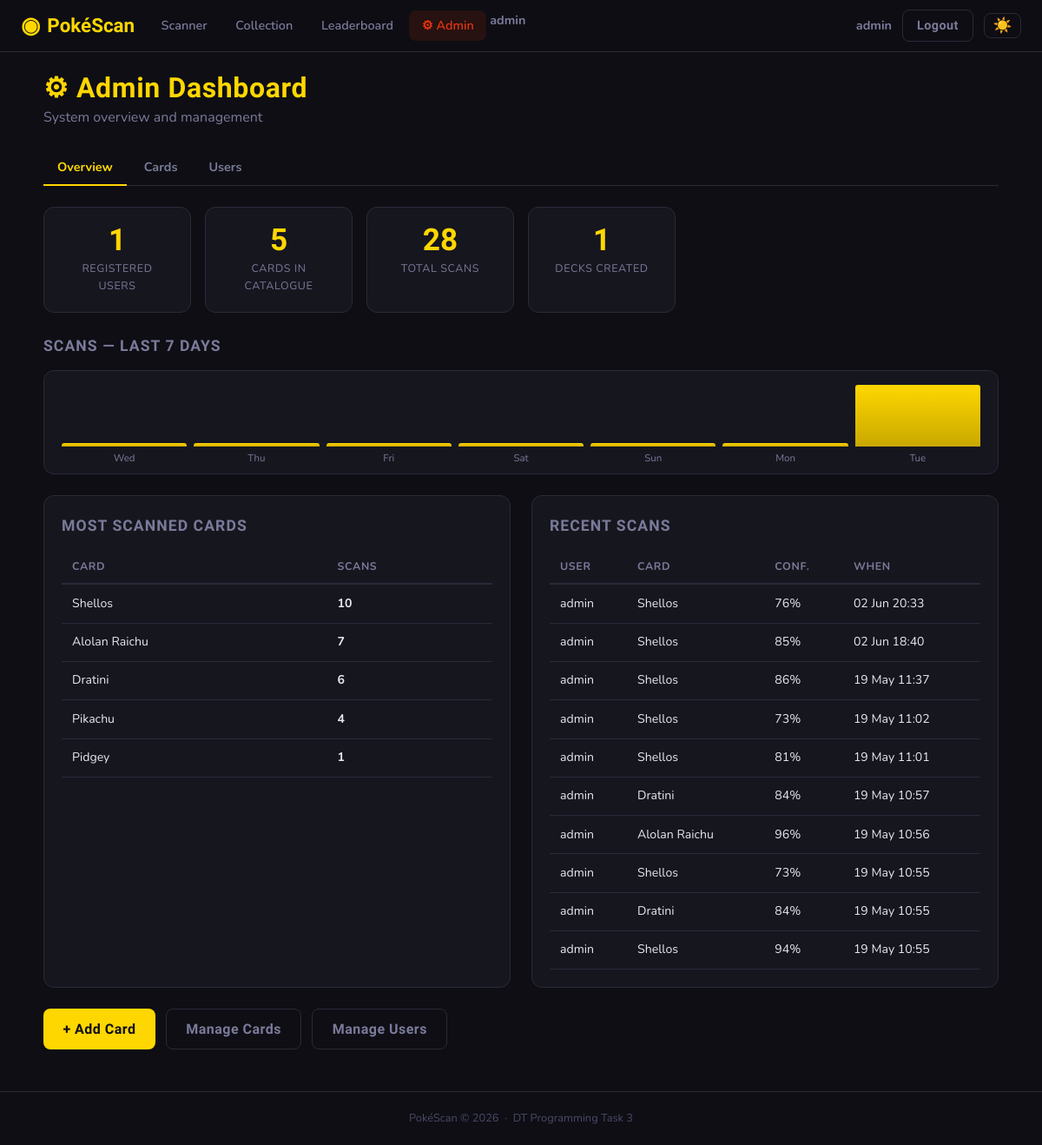
Page /admin/ (signed in) on the earlier database version.
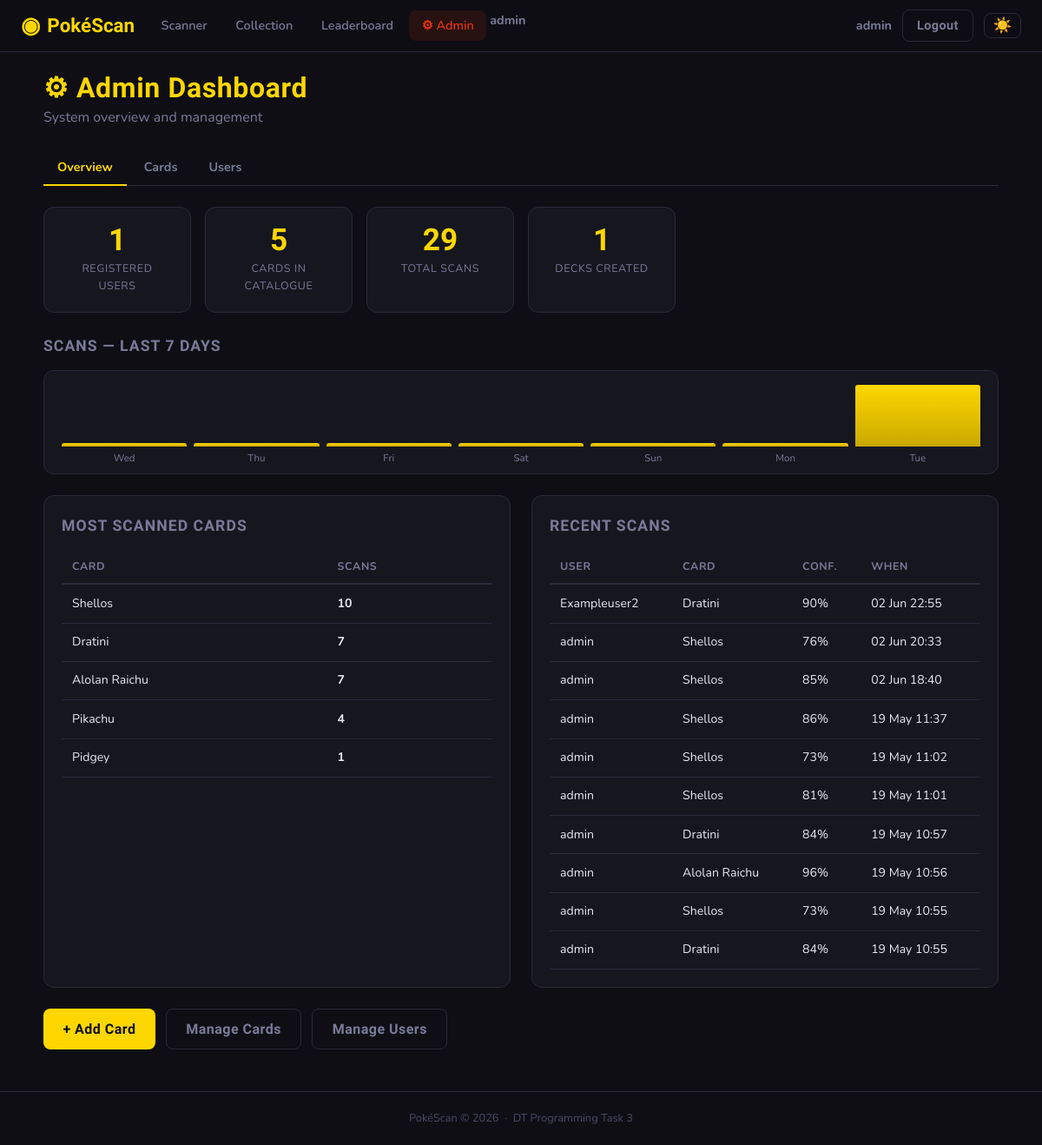
Same page on the later database version.
### app/models.py (models this page shows, shortened)
class User(UserMixin, db.Model):
    __tablename__ = 'users'
    id         = db.Column(db.Integer, primary_key=True)
    username   = db.Column(db.String(80), unique=True, nullable=False)
    email      = db.Column(db.String(120), unique=True, nullable=False)
    password   = db.Column(db.String(256), nullable=False)
    role       = db.Column(db.String(20), nullable=False, default='user')
    created_at = db.Column(db.DateTime, default=datetime.utcnow)
    scans       = db.relationship('Scan',         backref='user', lazy=True, cascade='all, delete-orphan')
    decks       = db.relationship('Deck',         backref='user', lazy=True, cascade='all, delete-orphan')
    wishlist    = db.relationship('WishlistItem', backref='user', lazy=True, cascade='all, delete-orphan')
    @property
    def is_admin(self):
        return self.role == 'admin'

class Card(db.Model):
    __tablename__ = 'cards'
    id              = db.Column(db.Integer, primary_key=True)
    name            = db.Column(db.String(100), nullable=False)
    set_name        = db.Column(db.String(100), nullable=False)
    set_number      = db.Column(db.String(20))
    rarity          = db.Column(db.String(50))          # e.g. "Rare Holo", "Common"
    card_type       = db.Column(db.String(50))          # e.g. "Pokemon", "Trainer", "Energy"
    hp              = db.Column(db.Integer)
    pokemon_type    = db.Column(db.String(50))          # e.g. "Fire", "Water"
    description     = db.Column(db.Text)
    image_url       = db.Column(db.String(500))         # URL to card image
    market_value    = db.Column(db.Float, default=0.0)  # AUD value
    roboflow_class  = db.Column(db.String(100), unique=True, nullable=False)  # Matches Roboflow label exactly
    added_at        = db.Column(db.DateTime, default=datetime.utcnow)
    scans      = db.relationship('Scan',         backref='card', lazy=True)
    deck_cards = db.relationship('DeckCard',     backref='card', lazy=True, cascade='all, delete-orphan')
    wishlist   = db.relationship('WishlistItem', backref='card', lazy=True, cascade='all, delete-orphan')

class Scan(db.Model):
    __tablename__ = 'scans'
    id          = db.Column(db.Integer, primary_key=True)
    user_id     = db.Column(db.Integer, db.ForeignKey('users.id'), nullable=False)
    card_id     = db.Column(db.Integer, db.ForeignKey('cards.id'), nullable=False)
    confidence  = db.Column(db.Float, nullable=False)
    scanned_at  = db.Column(db.DateTime, default=datetime.utcnow)

### app/admin/routes.py (the view)
@admin_bp.route('/')
@admin_required
def dashboard():
    total_users = User.query.filter_by(role='user').count()
    total_cards = Card.query.count()
    total_scans = Scan.query.count()
    total_decks = Deck.query.count()
    popular_cards = db.session.query(
        Card, db.func.count(Scan.id).label('scan_count')
    ).join(Scan).group_by(Card.id)\
     .order_by(db.text('scan_count DESC')).limit(5).all()
    recent_scans = Scan.query.order_by(Scan.scanned_at.desc()).limit(10).all()
    scan_history = []
    for i in range(6, -1, -1):
        day  = datetime.utcnow() - timedelta(days=i)
        day_start = day.replace(hour=0, minute=0, second=0, microsecond=0)
        day_end   = day_start + timedelta(days=1)
        count = Scan.query.filter(
            Scan.scanned_at >= day_start,
            Scan.scanned_at < day_end
        ).count()
        scan_history.append({'date': day.strftime('%a'), 'count': count})
    return render_template('admin/dashboard.html',
                           total_users=total_users,
                           total_cards=total_cards,
                           total_scans=total_scans,
                           total_decks=total_decks,
                           popular_cards=popular_cards,
                           recent_scans=recent_scans,
                           scan_history=scan_history,
                           to_aest=to_aest)

### app/admin/routes.py (called while the page is built)
def to_aest(dt):
    if dt is None:
        return dt
    return dt + timedelta(hours=10)

def admin_required(f):
    @wraps(f)
    def decorated(*args, **kwargs):
        if not current_user.is_authenticated or not current_user.is_admin:
            flash('Admin access required.', 'danger')
            return redirect(url_for('scanner.home'))
        return f(*args, **kwargs)
    return login_required(decorated)

### app/templates/admin/dashboard.html (shortened to what this page needs)
{% extends "base.html" %}
{% block content %}
<div class="page-container">
    <div class="page-header">
        <div>
            <h1 class="page-title">⚙ Admin Dashboard</h1>
            <p class="page-subtitle">System overview and management</p>
        </div>
    </div>
    <div class="sub-nav">
        <a href="{{ url_for('admin.dashboard') }}"    class="sub-link active">Overview</a>
        <a href="{{ url_for('admin.manage_cards') }}" class="sub-link">Cards</a>
        <a href="{{ url_for('admin.manage_users') }}" class="sub-link">Users</a>
    </div>
    <div class="admin-stats">
        <div class="admin-stat">
            <span class="admin-stat-val">{{ total_users }}</span>
            <span class="admin-stat-lbl">Registered Users</span>
        </div>
        <div class="admin-stat">
            <span class="admin-stat-val">{{ total_cards }}</span>
            <span class="admin-stat-lbl">Cards in Catalogue</span>
        </div>
        <div class="admin-stat">
            <span class="admin-stat-val">{{ total_scans }}</span>
            <span class="admin-stat-lbl">Total Scans</span>
        </div>
        <div class="admin-stat">
            <span class="admin-stat-val">{{ total_decks }}</span>
            <span class="admin-stat-lbl">Decks Created</span>
        </div>
    </div>
    <div class="chart-section">
        <h2 class="section-title">Scans — Last 7 Days</h2>
        <div class="bar-chart">
            {% set max_count = scan_history|map(attribute='count')|max %}
            {% for day in scan_history %}
            <div class="bar-col">
                <div class="bar-wrap">
                    <div class="bar-fill"
                         style="height: {{ (day.count / [max_count, 1]|max * 100)|int }}%"
                         title="{{ day.count }} scans"></div>
                </div>
                <span class="bar-label">{{ day.date }}</span>
            </div>
            {% endfor %}
        </div>
    </div>
    <div class="admin-grid">
        <div class="admin-panel">
            <h2 class="section-title">Most Scanned Cards</h2>
            {% if popular_cards %}
            <table class="admin-table">
                <thead><tr><th>Card</th><th>Scans</th></tr></thead>
                <tbody>
                {% for card, count in popular_cards %}
                <tr>
                    <td>{{ card.name }}</td>
                    <td><strong>{{ count }}</strong></td>
                </tr>
                {% endfor %}
                </tbody>
            </table>
            {% else %}
            <p class="empty-small">No scans yet.</p>
            {% endif %}
        </div>
        <div class="admin-panel">
            <h2 class="section-title">Recent Scans</h2>
            {% if recent_scans %}
            <table class="admin-table">
                <thead><tr><th>User</th><th>Card</th><th>Conf.</th><th>When</th></tr></thead>
                <tbody>
                {% for scan in recent_scans %}
                <tr>
                    <td>{{ scan.user.username }}</td>
                    <td>{{ scan.card.name }}</td>
                    <td>{{ (scan.confidence * 100)|int }}%</td>
                    <td>{{ to_aest(scan.scanned_at).strftime('%d %b %H:%M') }}</td>
                </tr>
                {% endfor %}
                </tbody>
            </table>
            {% else %}
            <p class="empty-small">No scans yet.</p>
            {% endif %}
        </div>
    </div>
    <div class="admin-actions">
        <a href="{{ url_for('admin.add_card') }}"     class="btn btn-primary">+ Add Card</a>
        <a href="{{ url_for('admin.manage_cards') }}" class="btn btn-ghost">Manage Cards</a>
        <a href="{{ url_for('admin.manage_users') }}" class="btn btn-ghost">Manage Users</a>
    </div>
</div>
{% endblock %}

### app/templates/base.html (shortened to what this page needs)
<!DOCTYPE html>
<html lang="en">
<head>
    <link rel="stylesheet" href="{{ url_for('static', filename='css/style.css') }}">
</head>
<body>
<nav class="navbar">
    <a class="nav-brand" href="{{ url_for('scanner.home') }}">
        <span class="brand-icon">◉</span>
        <span>PokéScan</span>
    </a>
    {% if current_user.is_authenticated %}
    <div class="nav-links">
        <a href="{{ url_for('scanner.home') }}"
           class="nav-link {% if request.blueprint == 'scanner' %}active{% endif %}">
            Scanner
        </a>
        <a href="{{ url_for('collection.library') }}"
            class="nav-link {% if request.blueprint == 'collection' and request.endpoint != 'collection.leaderboard' %}active{% endif %}">
                Collection
        </a>
        <a href="{{ url_for('collection.leaderboard') }}"
            class="nav-link {% if request.endpoint == 'collection.leaderboard' %}active{% endif %}">
                Leaderboard
        </a>
        {% if current_user.is_admin %}
        <a href="{{ url_for('admin.dashboard') }}"
           class="nav-link admin-link {% if request.blueprint == 'admin' %}active{% endif %}">
            ⚙ Admin
        </a>
        <a href="{{ url_for('profile.my_profile') }}" class="nav-username">
            {{ current_user.username }}
        </a>
        {% endif %}
    </div>
    <div class="nav-user">
        <span class="nav-username">{{ current_user.username }}</span>
        <a href="{{ url_for('auth.logout') }}" class="btn btn-ghost btn-sm">Logout</a>
        <button class="theme-toggle" id="themeToggle" onclick="toggleTheme()" title="Toggle theme">☀️</button>
    </div>
    {% endif %}
</nav>
<main class="main-content">
    {% block content %}{% endblock %}
</main>
<footer class="footer">
    <p>PokéScan &copy; 2026 &nbsp;·&nbsp; DT Programming Task 3</p>
</footer>
</body>
</html>

Differences in the rows shown:
no longer on this page (row unchanged): Scan: user.username "admin", card.name "Shellos", (scan.confidence*100)|int "94", scanned_at "19 May 10:55"
shown differently, row unchanged: Card "Dratini": count "6" → "7"; moves up the list
added Scan: user.username "Exampleuser2", card.name "Dratini", (scan.confidence*100)|int "90", scanned_at "02 Jun 22:55"
Other differences:
{{ total_scans }}: "28" → "29"
